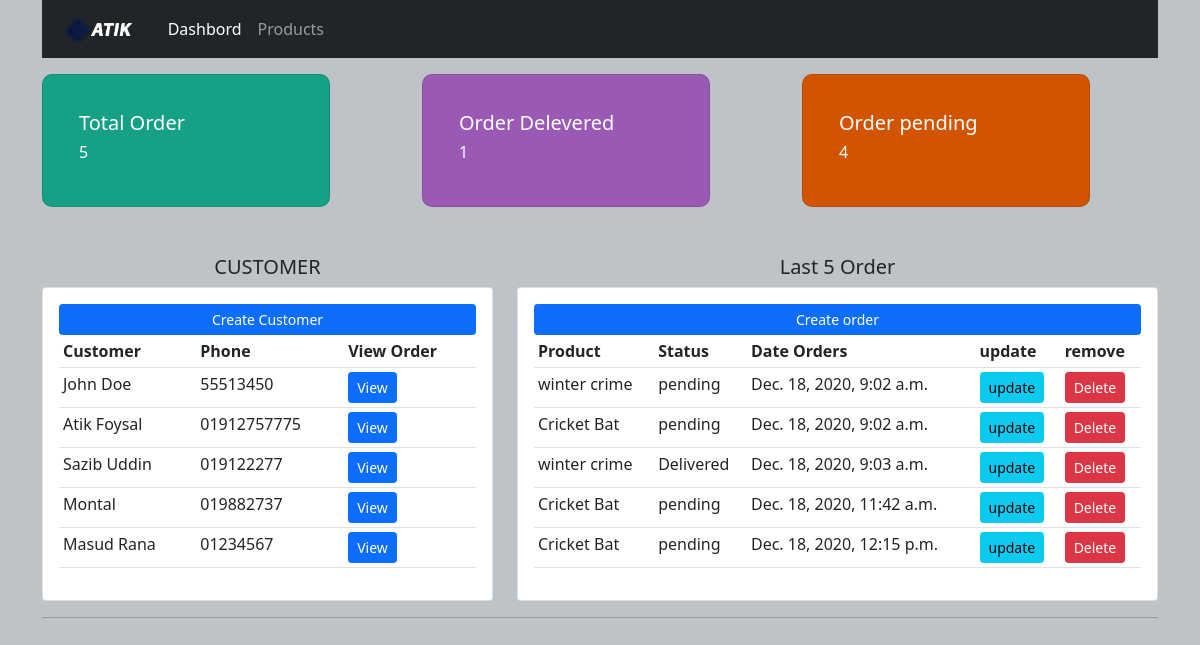
Before: / with the older database file.
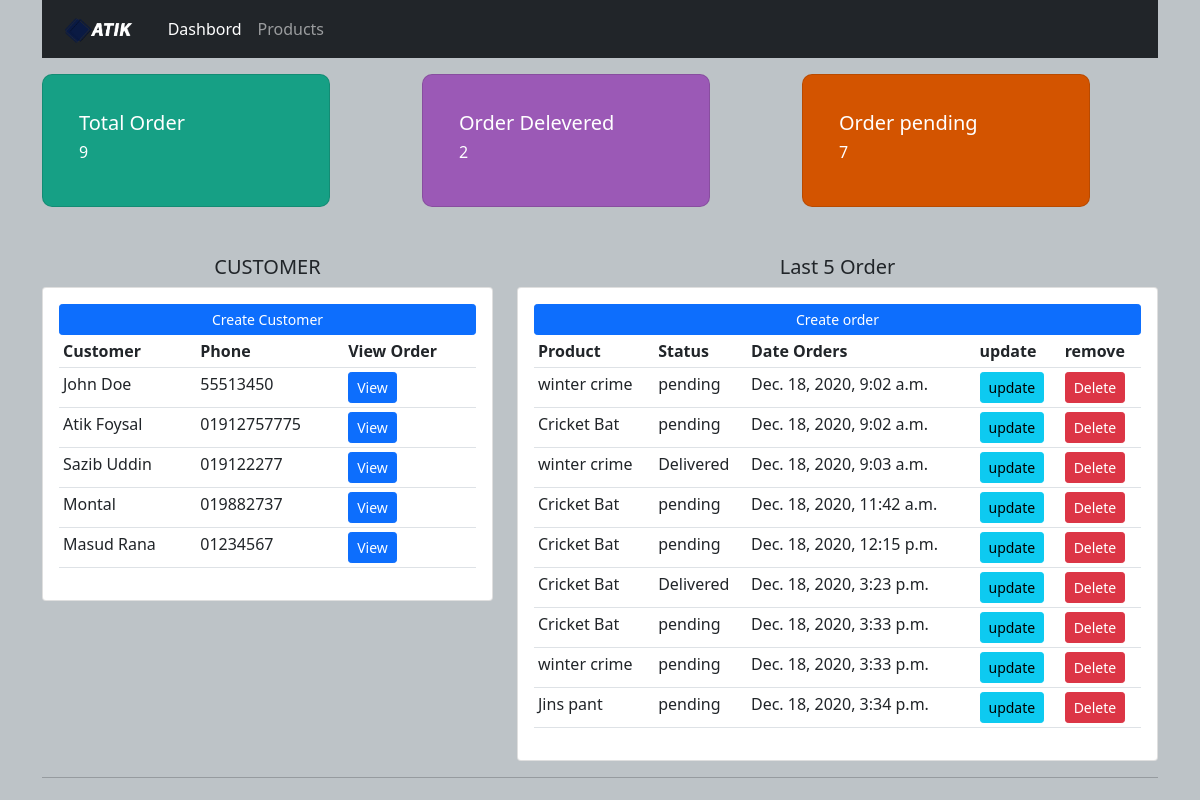
After: the same page with the newer database file.
### accounts/models.py (models this page shows, shortened)
class Customer(models.Model):
    name = models.CharField(max_length=200)
    phone = models.CharField(max_length=200)
    email = models.CharField(max_length=200)
    date = models.DateTimeField(auto_now_add=True)

class Order(models.Model):
    STATUS = (
        ('pending', 'pending'),
        ('out for delivery', 'out for delivery'),
        ('Delivered', 'Delivered'),
    )
    customer = models.ForeignKey(Customer, null=True, on_delete=models.SET_NULL)
    product = models.ForeignKey(Product, null=True, on_delete=models.SET_NULL)
    date_created = models.DateTimeField(auto_now_add=True, null=True)
    status = models.CharField(max_length=200, null=True, choices=STATUS)
    notes = models.CharField(max_length=200, null=True)

class Product(models.Model):
    CATEGORY = (
        ('Indoor', 'Indoor'),
        ('Out of Door', 'Out of Door')
    )
    name = models.CharField(max_length=200)
    price = models.FloatField(null=True)
    category = models.CharField(max_length=200, null=True, choices=CATEGORY)
    description = models.CharField(max_length=200, null=True)
    date_created = models.DateTimeField(auto_now_add=True, null=True)
    tag = models.ManyToManyField(Tag)
    def __str__(self):
        return self.name

### accounts/views.py (the view)
# urls.py: path('', home, name='home'),
def home(request):
    orders = Order.objects.all()
    customers = Customer.objects.all()
    total_customers = customers.count()
    total_ordered = orders.count()
    delivered = orders.filter(status='Delivered').count()
    pending = orders.filter(status='pending').count()
    context = {'orders': orders, 'customers': customers, 'total_ordered': total_ordered, 'delivered': delivered,
               'pending': pending}
    return render(request, 'accounts/dashbord.html', context)

### templates/accounts/dashbord.html
{% extends 'accounts/main.html' %}
{% block content %}
{% include 'accounts/status.html' %}
<div class="container">
    <div class="row">
    <div class="col-md-5 mt-5">
        <h5 class="text-center">CUSTOMER</h5>
        <div class="card card-body">
            <a href="" class="btn btn-primary btn btn-sm btn-block">Create Customer </a>
            <table class="table table-sm">
               <tr>
                   <th>Customer</th>
                <th>Phone</th>
                   <th>View Order</th>
               </tr>
            {% for customer in customers %}
            <tr>
                <td>{{customer.name }}</td>
                <td>{{customer.phone }}</td>
                <td><a class="btn btn-sm btn-primary" href="{% url 'customer' customer.id %}">View</a> </td>
            </tr>
            {% endfor %}
                 </table>
        </div>
    </div>
    <div class="col-md-7 mt-5">
        <h5 class="text-center">Last 5 Order</h5>
        <div class="card card-body">
            <a href="{% url 'create-order' %}" class="btn btn-primary btn btn-sm btn-block">Create order </a>
            <table class="table table-sm">
                <th>Product</th>
                <th>Status</th>
                <th>Date Orders</th>
                <th>update</th>
                <th>remove</th>
                {% for order in orders %}
                <tr>
                    <td>{{ order.product}}</td>
                    <td>{{ order.status}}</td>
                    <td>{{ order.date_created}}</td>
                    <td><a class="btn btn-sm btn-info" href="{% url 'update-order' order.id %}">update</a> </td>
                    <td><a class="btn btn-sm btn-danger" href="{% url 'delete' order.id %}">Delete</a> </td>
                </tr>
                {% endfor %}
            </table>
    </div>
</div>
</div>
{% endblock %}

### templates/accounts/main.html (shortened to what this page needs)
{% load static %}
<!DOCTYPE html>
<html lang="en">
<head>
<link href="https://cdn.jsdelivr.net/npm/bootstrap@5.0.0-beta1/dist/css/bootstrap.min.css" rel="stylesheet">
    <link rel="stylesheet" href="{% static  '/css/main.css' %}">
</head>
<body>
<div class="container">
{% include 'accounts/navbar.html' %}
</div>
{% block content %}
{% endblock %}
<hr>
</body>
</html>

### templates/accounts/navbar.html
{% load static %}
<nav class="navbar navbar-expand-lg navbar-dark bg-dark mb-3">
  <div class="container-fluid">
    <a class="navbar-brand" href="{%  url 'home' %}">
      <img id="logo" src="{% static 'image/logo.png' %}" alt="">
    </a>
    <div class="collapse navbar-collapse" id="navbarNav">
      <ul class="navbar-nav">
        <li class="nav-item">
          <a class="nav-link active" aria-current="page" href="{%  url 'home' %}">Dashbord</a>
        </li>
        <li class="nav-item">
          <a class="nav-link" href="{% url 'products' %}">Products</a>
        </li>
      </ul>
    </div>
  </div>
</nav>

### templates/accounts/status.html
<div class="container">
    <div class="row">
    <div class="col-md">
        <div class="card" id="total-orders" style="width: 18rem;background-color:#16a085;padding:20px;color:white; border-radius:10px;">
  <div class="card-body">
    <h5 class="card-title">Total Order</h5>
    <h6 class="card-title" style="color:white;">{{ total_ordered }}</h6>
  </div>
</div>
    </div>
    <div class="col-md">
        <div class="card" id="orders-delivered" style="width: 18rem;background-color:#9b59b6;padding:20px;color:white; border-radius:10px;">
  <div class="card-body">
    <h5 class="card-title">Order Delevered</h5>
    <h6 class="card-title">{{ delivered }}</h6>
  </div>
</div>
    </div>
    <div class="col-md">
        <div class="card" id="orders-pending" style="width: 18rem;background-color:#d35400;padding:20px;color:white; border-radius:10px;">
  <div class="card-body">
    <h5 class="card-title">Order pending</h5>
    <h6 class="card-title">{{ pending }}</h6>
  </div>
</div>
    </div>
</div>
</div>

### static/css/main.css (style rules this page uses)
#logo { height:30px; }
body { background-color:#bdc3c7; }
#total-orders { background-color:#4cb4c7; }
#orders-delivered { background-color:#9b59b6; }
#orders-pending { background-color:#27ae60; }

Changed rows visible on the page:
added Order: product "Cricket Bat", status "Delivered", date_created "Dec. 18, 2020, 3:23 p.m."
added Order: product "Cricket Bat", status "pending", date_created "Dec. 18, 2020, 3:33 p.m."
added Order: product "winter crime", status "pending", date_created "Dec. 18, 2020, 3:33 p.m."
added Order: product "Jins pant", status "pending", date_created "Dec. 18, 2020, 3:34 p.m."
Other visible differences:
{{ total_ordered }}: "5" → "9"
{{ delivered }}: "1" → "2"
{{ pending }}: "4" → "7"
